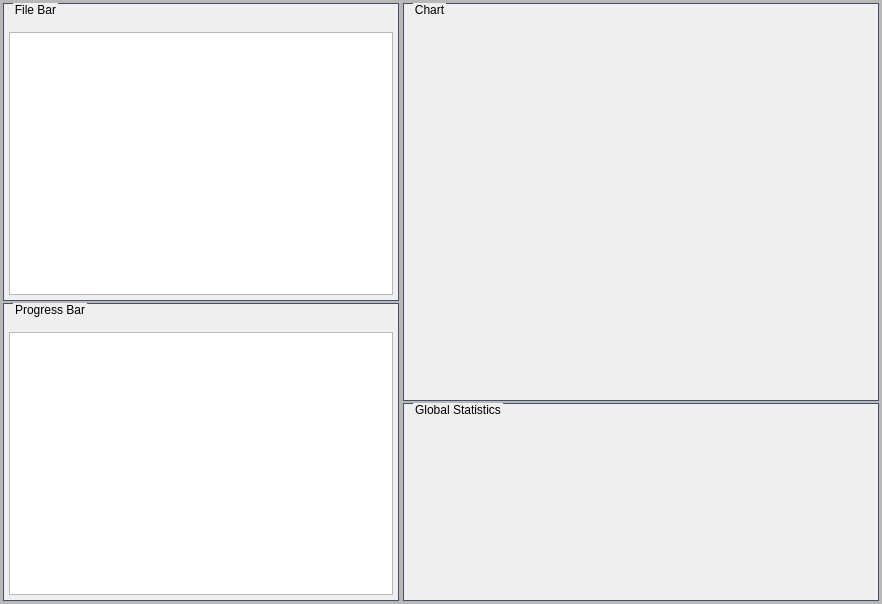
            <widget class="QFrame" name="StatisticsFrame">
             <property name="sizePolicy">
              <sizepolicy hsizetype="Expanding" vsizetype="Expanding">
               <horstretch>35</horstretch>
               <verstretch>1</verstretch>
              </sizepolicy>
             </property>
             <property name="styleSheet">
              <string notr="true">QWidget#StatisticsFrame {
	border: 1px solid rgb(70,80,100);
}</string>
             </property>
             <property name="frameShape">
              <enum>QFrame::StyledPanel</enum>
             </property>
             <property name="frameShadow">
              <enum>QFrame::Raised</enum>
             </property>
             <layout class="QHBoxLayout" name="horizontalLayout_19">
              <property name="spacing">
               <number>6</number>
              </property>
              <property name="leftMargin">
               <number>0</number>
              </property>
              <property name="topMargin">
               <number>0</number>
              </property>
              <property name="rightMargin">
               <number>0</number>
              </property>
              <property name="bottomMargin">
               <number>0</number>
              </property>
              <item>
               <layout class="QHBoxLayout" name="StatisticsFrame_horizontalLayout">
                <property name="spacing">
                 <number>0</number>
                </property>
                <property name="leftMargin">
                 <number>0</number>
                </property>
                <property name="rightMargin">
                 <number>0</number>
                </property>
                <item>
                 <widget class="QFrame" name="statistics_files_progress_widget">
                  <property name="sizePolicy">
                   <sizepolicy hsizetype="Preferred" vsizetype="Preferred">
                    <horstretch>1</horstretch>
                    <verstretch>0</verstretch>
                   </sizepolicy>
                  </property>
                  <property name="minimumSize">
                   <size>
                    <width>400</width>
                    <height>0</height>
                   </size>
                  </property>
                  <property name="frameShape">
                   <enum>QFrame::StyledPanel</enum>
                  </property>
                  <property name="frameShadow">
                   <enum>QFrame::Raised</enum>
                  </property>
                  <layout class="QVBoxLayout" name="verticalLayout_56">
                   <property name="leftMargin">
                    <number>0</number>
                   </property>
                   <property name="topMargin">
                    <number>0</number>
                   </property>
                   <property name="rightMargin">
                    <number>0</number>
                   </property>
                   <property name="bottomMargin">
                    <number>0</number>
                   </property>
                   <item>
                    <layout class="QVBoxLayout" name="progress_verticalLayout">
                     <property name="spacing">
                      <number>0</number>
                     </property>
                     <property name="leftMargin">
                      <number>0</number>
                     </property>
                     <property name="bottomMargin">
                      <number>0</number>
                     </property>
                     <item>
                      <widget class="QFrame" name="statistics_files_frame">
                       <property name="sizePolicy">
                        <sizepolicy hsizetype="Preferred" vsizetype="Preferred">
                         <horstretch>0</horstretch>
                         <verstretch>1</verstretch>
                        </sizepolicy>
                       </property>
                       <property name="minimumSize">
                        <size>
                         <width>0</width>
                         <height>300</height>
                        </size>
                       </property>
                       <property name="frameShape">
                        <enum>QFrame::StyledPanel</enum>
                       </property>
                       <property name="frameShadow">
                        <enum>QFrame::Raised</enum>
                       </property>
                       <layout class="QVBoxLayout" name="verticalLayout_57">
                        <property name="leftMargin">
                         <number>0</number>
                        </property>
                        <property name="topMargin">
                         <number>0</number>
                        </property>
                        <property name="rightMargin">
                         <number>0</number>
                        </property>
                        <property name="bottomMargin">
                         <number>0</number>
                        </property>
                        <item>
                         <widget class="QGroupBox" name="statistics_files_groupBox">
                          <property name="styleSheet">
                           <string notr="true">QGroupBox#statistics_files_groupBox
{
	border: 1px solid rgb(70,80,100);
	margin-top: 3.0ex;
}
QGroupBox#statistics_files_groupBox::title
{
	subcontrol-origin:margin;
	left: 10px;
}</string>
                          </property>
                          <property name="title">
                           <string>File Bar</string>
                          </property>
                          <layout class="QVBoxLayout" name="verticalLayout_54">
                           <property name="leftMargin">
                            <number>3</number>
                           </property>
                           <property name="rightMargin">
                            <number>3</number>
                           </property>
                           <property name="bottomMargin">
                            <number>3</number>
                           </property>
                           <item>
                            <layout class="QHBoxLayout" name="horizontalLayout_20">
                             <item>
                              <widget class="QListWidget" name="statistics_files_listWidget"/>
                             </item>
                            </layout>
                           </item>
                          </layout>
                         </widget>
                        </item>
                       </layout>
                      </widget>
                     </item>
                     <item>
                      <widget class="QFrame" name="statistics_progress_frame">
                       <property name="sizePolicy">
                        <sizepolicy hsizetype="Preferred" vsizetype="Preferred">
                         <horstretch>0</horstretch>
                         <verstretch>1</verstretch>
                        </sizepolicy>
                       </property>
                       <property name="minimumSize">
                        <size>
                         <width>0</width>
                         <height>300</height>
                        </size>
                       </property>
                       <property name="frameShape">
                        <enum>QFrame::StyledPanel</enum>
                       </property>
                       <property name="frameShadow">
                        <enum>QFrame::Raised</enum>
                       </property>
                       <layout class="QVBoxLayout" name="verticalLayout_55">
                        <property name="leftMargin">
                         <number>0</number>
                        </property>
                        <property name="topMargin">
                         <number>0</number>
                        </property>
                        <property name="rightMargin">
                         <number>0</number>
                        </property>
                        <property name="bottomMargin">
                         <number>0</number>
                        </property>
                        <item>
                         <widget class="QGroupBox" name="statistics_progress_groupBox">
                          <property name="styleSheet">
                           <string notr="true">QGroupBox#statistics_progress_groupBox
{
	border: 1px solid rgb(70,80,100);
	margin-top: 3.0ex;
}
QGroupBox#statistics_progress_groupBox::title
{
	subcontrol-origin:margin;
	left: 10px;
}</string>
                          </property>
                          <property name="title">
                           <string>Progress Bar</string>
                          </property>
                          <layout class="QVBoxLayout" name="verticalLayout_45">
                           <property name="leftMargin">
                            <number>3</number>
                           </property>
                           <property name="rightMargin">
                            <number>3</number>
                           </property>
                           <property name="bottomMargin">
                            <number>3</number>
                           </property>
                           <item>
                            <layout class="QVBoxLayout" name="verticalLayout_44">
                             <item>
                              <widget class="QListWidget" name="statistics_result_listWidget"/>
                             </item>
                            </layout>
                           </item>
                          </layout>
                         </widget>
                        </item>
                       </layout>
                      </widget>
                     </item>
                    </layout>
                   </item>
                  </layout>
                 </widget>
                </item>
                <item>
                 <widget class="QFrame" name="statistics_analyze_widget">
                  <property name="sizePolicy">
                   <sizepolicy hsizetype="Preferred" vsizetype="Preferred">
                    <horstretch>1</horstretch>
                    <verstretch>0</verstretch>
                   </sizepolicy>
                  </property>
                  <property name="minimumSize">
                   <size>
                    <width>480</width>
                    <height>0</height>
                   </size>
                  </property>
                  <property name="frameShape">
                   <enum>QFrame::StyledPanel</enum>
                  </property>
                  <property name="frameShadow">
                   <enum>QFrame::Raised</enum>
                  </property>
                  <layout class="QVBoxLayout" name="verticalLayout_58">
                   <property name="spacing">
                    <number>6</number>
                   </property>
                   <property name="leftMargin">
                    <number>0</number>
                   </property>
                   <property name="topMargin">
                    <number>0</number>
                   </property>
                   <property name="rightMargin">
                    <number>0</number>
                   </property>
                   <property name="bottomMargin">
                    <number>0</number>
                   </property>
                   <item>
                    <layout class="QVBoxLayout" name="analyze_verticalLayout">
                     <property name="spacing">
                      <number>0</number>
                     </property>
                     <property name="rightMargin">
                      <number>0</number>
                     </property>
                     <item>
                      <widget class="QFrame" name="analyze_chart_frame">
                       <property name="sizePolicy">
                        <sizepolicy hsizetype="Preferred" vsizetype="Preferred">
                         <horstretch>0</horstretch>
                         <verstretch>5</verstretch>
                        </sizepolicy>
                       </property>
                       <property name="minimumSize">
                        <size>
                         <width>0</width>
                         <height>400</height>
                        </size>
                       </property>
                       <property name="styleSheet">
                        <string notr="true"/>
                       </property>
                       <property name="frameShape">
                        <enum>QFrame::StyledPanel</enum>
                       </property>
                       <property name="frameShadow">
                        <enum>QFrame::Raised</enum>
                       </property>
                       <layout class="QVBoxLayout" name="verticalLayout_61">
                        <property name="leftMargin">
                         <number>0</number>
                        </property>
                        <property name="topMargin">
                         <number>0</number>
                        </property>
                        <property name="rightMargin">
                         <number>0</number>
                        </property>
                        <property name="bottomMargin">
                         <number>0</number>
                        </property>
                        <item>
                         <widget class="QGroupBox" name="analyze_chart_groupBox">
                          <property name="styleSheet">
                           <string notr="true">QGroupBox#analyze_chart_groupBox
{
	border: 1px solid rgb(70,80,100);
	margin-top: 3.0ex;
}
QGroupBox#analyze_chart_groupBox::title
{
	subcontrol-origin:margin;
	left: 10px;
}</string>
                          </property>
                          <property name="title">
                           <string>Chart</string>
                          </property>
                          <layout class="QVBoxLayout" name="verticalLayout_63">
                           <property name="leftMargin">
                            <number>3</number>
                           </property>
                           <property name="topMargin">
                            <number>9</number>
                           </property>
                           <property name="rightMargin">
                            <number>3</number>
                           </property>
                           <property name="bottomMargin">
                            <number>3</number>
                           </property>
                           <item>
                            <layout class="QVBoxLayout" name="analyze_chart_verticalLayout"/>
                           </item>
                          </layout>
                         </widget>
                        </item>
                       </layout>
                      </widget>
                     </item>
                     <item>
                      <widget class="QFrame" name="analyze_total_chart_frame">
                       <property name="sizePolicy">
                        <sizepolicy hsizetype="Preferred" vsizetype="Preferred">
                         <horstretch>0</horstretch>
                         <verstretch>5</verstretch>
                        </sizepolicy>
                       </property>
                       <property name="minimumSize">
                        <size>
                         <width>0</width>
                         <height>0</height>
                        </size>
                       </property>
                       <property name="styleSheet">
                        <string notr="true"/>
                       </property>
                       <property name="frameShape">
                        <enum>QFrame::StyledPanel</enum>
                       </property>
                       <property name="frameShadow">
                        <enum>QFrame::Raised</enum>
                       </property>
                       <layout class="QVBoxLayout" name="verticalLayout_62">
                        <property name="leftMargin">
                         <number>0</number>
                        </property>
                        <property name="topMargin">
                         <number>0</number>
                        </property>
                        <property name="rightMargin">
                         <number>0</number>
                        </property>
                        <property name="bottomMargin">
                         <number>0</number>
                        </property>
                        <item>
                         <widget class="QGroupBox" name="analyze_total_chart_groupBox">
                          <property name="styleSheet">
                           <string notr="true">QGroupBox#analyze_total_chart_groupBox
{
	border: 1px solid rgb(70,80,100);
	margin-top: 3.0ex;
}
QGroupBox#analyze_total_chart_groupBox::title
{
	subcontrol-origin:margin;
	left: 10px;
}</string>
                          </property>
                          <property name="title">
                           <string>Global Statistics</string>
                          </property>
                          <layout class="QVBoxLayout" name="verticalLayout_64">
                           <property name="leftMargin">
                            <number>3</number>
                           </property>
                           <property name="rightMargin">
                            <number>3</number>
                           </property>
                           <property name="bottomMargin">
                            <number>3</number>
                           </property>
                           <item>
                            <layout class="QVBoxLayout" name="analyze_total_chart_verticalLayout"/>
                           </item>
                          </layout>
                         </widget>
                        </item>
                       </layout>
                      </widget>
                     </item>
                    </layout>
                   </item>
                  </layout>
                 </widget>
                </item>
               </layout>
              </item>
             </layout>
            </widget>
